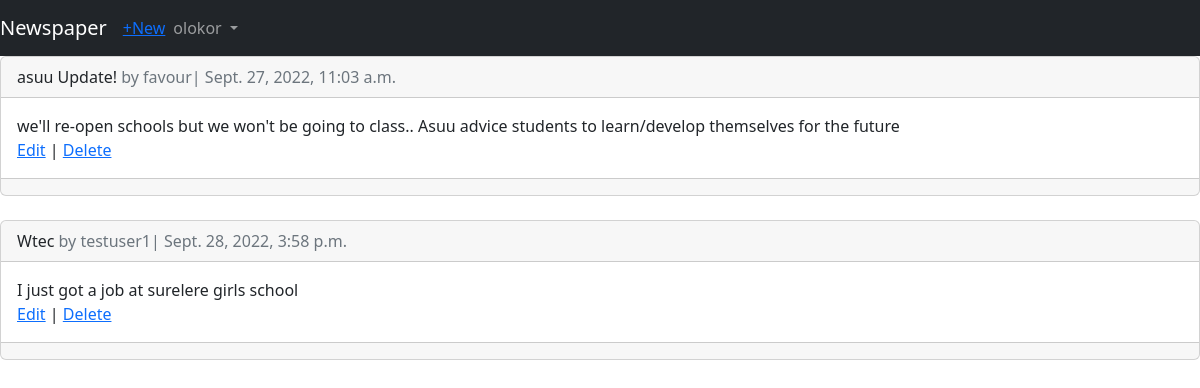
The page /articles/ (signed in) on the database as committed earlier.
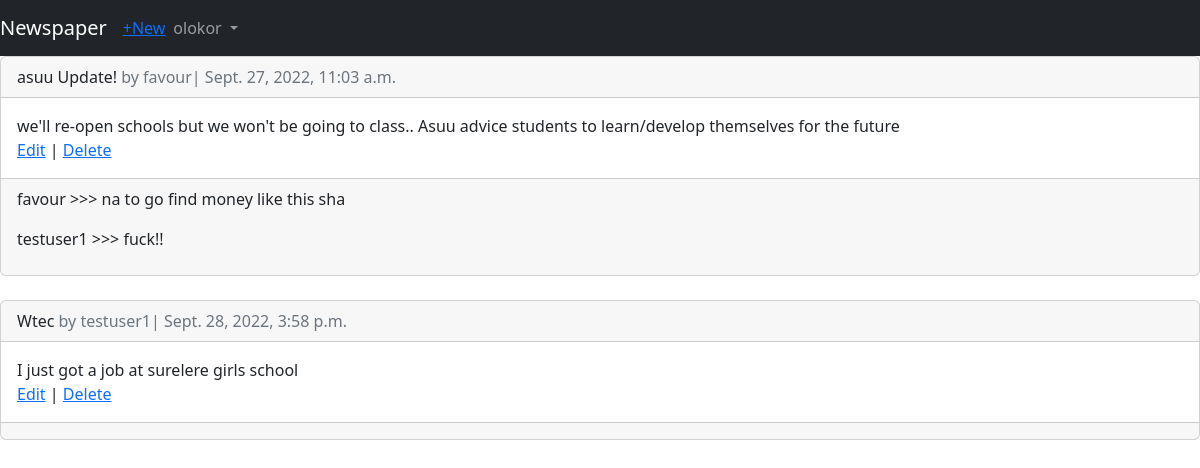
The same page on the database as committed later.
### articles/models.py (models this page shows, shortened)
class Article(models.Model):
    title = models.CharField(max_length=225)
    body = models.TextField()
    date = models.DateTimeField(auto_now_add=True)
    author = models.ForeignKey(
        get_user_model(), on_delete=models.CASCADE
    )

class Comment(models.Model):
    article = models.ForeignKey(Article, on_delete=models.CASCADE,
        related_name='comments')
    comment = models.CharField(max_length=150)
    author = models.ForeignKey(
        get_user_model(), on_delete=models.CASCADE,
    )
    def __str__(self):
        return self.comment

### accounts/models.py (models this page shows)
class CustomUser(AbstractUser):
    age = models.PositiveBigIntegerField(null=True, blank=True)

### articles/views.py (the view)
# urls.py: path('', ArticleListView.as_view(), name='article_list'),
class ArticleListView(LoginRequiredMixin, ListView):
    model = Article
    template_name = 'article_list.html'

### templates/article_list.html (shortened to what this page needs)
{% extends 'base.html' %}
{% block content %}
    {% for article in object_list %}
        <div class="card">
            <div class="card-header">
                <span class="font-weight-bold">{{ article.title }}</span>
                <span class="text-muted">by {{ article.author }}| {{ article.date }}</span>
            </div>
            <div class="card-body">
                {{ article.body }}<br>
                <a href="{% url "article_edit" article.pk %}">Edit</a>  |
                <a href="{% url "article_delete" article.pk %}">Delete</a>
            </div>
            <div class="card-footer">
                {% for comment in article.comments.all %}
                    <p>
                        <span class="font-weight-bold">
                            {{ comment.author }} <span> >>></span>
                         </span>
                        {{ comment }}
                    </p>
                {% endfor %}
            </div>
        </div>
        <br>
    {% endfor %}
{% endblock content %}

Rows that differ between the two databases and show on the page:
added Comment: author "favour", comment "na to go find money like this sha", shown under Article "asuu Update!"
added Comment: author "testuser1", comment "fuck!!", shown under Article "asuu Update!"
